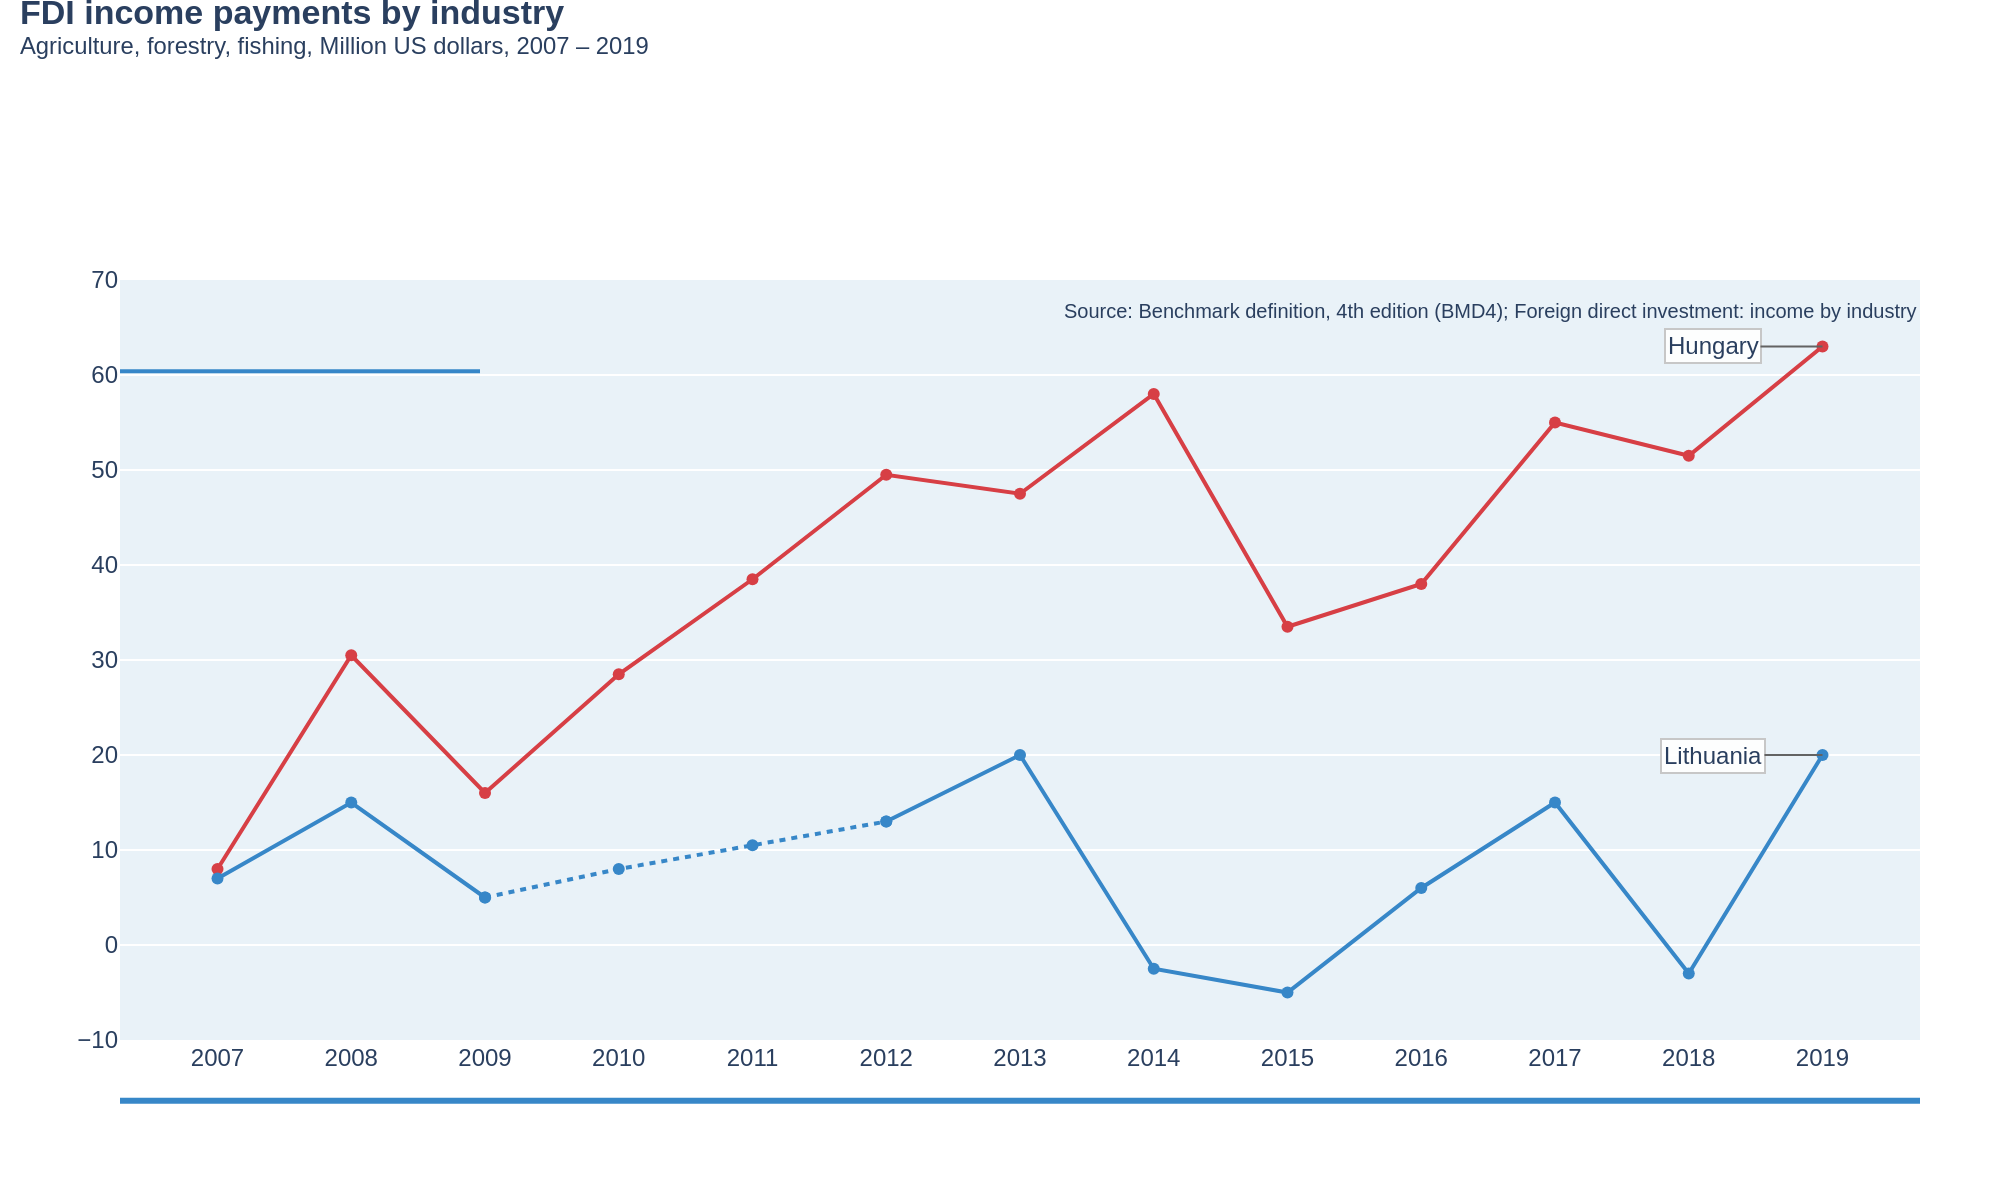

Reproduce this figure in Python.
import sys
import json
import pathlib
import plotly.graph_objects as go

if len(sys.argv) != 2:
    print("Usage: python script.py <path_to_json>")
    sys.exit(1)

json_path = pathlib.Path(sys.argv[1])
if not json_path.is_file():
    print(f"Error: JSON file not found at {json_path}")
    sys.exit(1)

with open(json_path, 'r', encoding='utf-8') as f:
    chart_data = json.load(f)

texts = chart_data['texts']
colors = chart_data['colors']
data_series = chart_data['chart_data']

fig = go.Figure()

for i, trace_info in enumerate(data_series):
    fig.add_trace(go.Scatter(
        x=trace_info['x'],
        y=trace_info['y'],
        mode=trace_info.get('mode', 'lines+markers'),
        name=trace_info['name'],
        line=dict(
            color=colors[i],
            dash=trace_info.get('line_style', 'solid')
        ),
        marker=dict(
            color=colors[i],
            size=6
        ),
        showlegend=False
    ))

title_text = f"<b>{texts['title']}</b><br><sup>{texts['subtitle']}</sup>"

fig.add_annotation(
    text=texts['source'],
    xref="paper", yref="paper",
    x=1.0, y=0.94,
    showarrow=False,
    xanchor='right',
    yanchor='bottom',
    align='right',
    font=dict(family="Arial", size=10)
)

for ann in texts.get('annotations', []):
    fig.add_annotation(
        x=ann['x'],
        y=ann['y'],
        text=ann['text'],
        showarrow=ann.get('showarrow', False),
        arrowhead=ann.get('arrowhead', 1),
        arrowcolor=ann.get('arrowcolor'),
        ax=ann.get('ax', 0),
        ay=ann.get('ay', 0),
        bgcolor=ann.get('bgcolor'),
        bordercolor=ann.get('bordercolor'),
        borderwidth=ann.get('borderwidth', 0),
        font=dict(family="Arial", size=12)
    )

fig.update_layout(
    title=dict(
        text=title_text,
        x=0.01,
        y=0.98,
        xanchor='left',
        yanchor='top'
    ),
    font=dict(family="Arial"),
    plot_bgcolor='#e9f2f8',
    paper_bgcolor='white',
    margin=dict(l=60, r=40, t=140, b=80),
    xaxis=dict(
        tickvals=list(range(2007, 2020)),
        ticktext=[str(y) for y in range(2007, 2020)],
        showgrid=False,
        zeroline=False,
        showline=False
    ),
    yaxis=dict(
        title_text=texts.get('y_axis_title'),
        gridcolor='white',
        gridwidth=1,
        zeroline=False,
        range=[-10, 70]
    ),
    showlegend=False,
    shapes=[
        dict(
            type="line",
            xref="paper", yref="paper",
            x0=0, y0=0.88, x1=0.2, y1=0.88,
            line=dict(color="#3787c8", width=2)
        ),
        dict(
            type="line",
            xref="paper", yref="paper",
            x0=0, y0=-0.08, x1=1, y1=-0.08,
            line=dict(color="#3787c8", width=3)
        )
    ]
)

output_filename = json_path.with_suffix(".png")
fig.write_image(output_filename, scale=2, width=1000, height=600)
print(f"Chart saved to {output_filename}")
